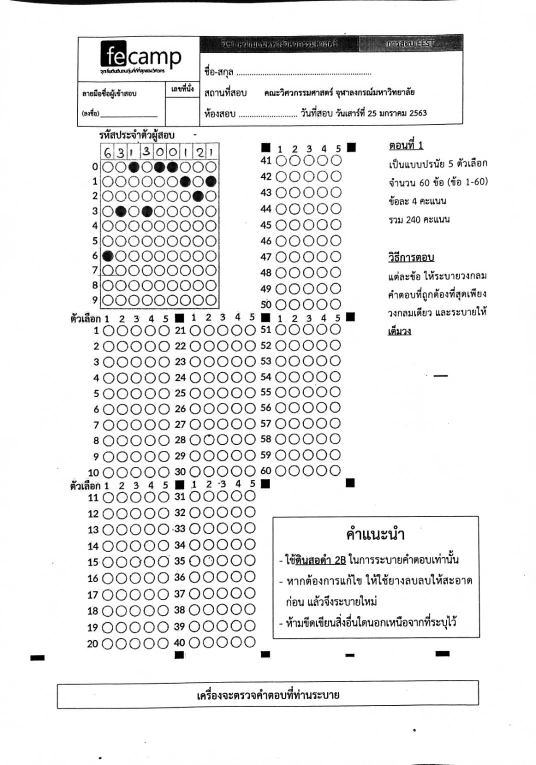
#> input picture imageProcessing/research/calibate.jpg, 1071 x 1529 px (shown at 1/2 size)
$ python -i detectAns.py   (imports and definitions only)   (older library calls are emulated)
#> lines starting #> are read from the running program, lines starting #| are printed output that depends on the picture; after the words box and inside, x2 and y2 are one past the last pixel; in counts of white or black regions, pixels touching at a corner belong together
### imageProcessing/modifydat.py
def sort_coor(lis):
    #sort coordinate left-top
    #sort by bubble sort // must change to better sort
    bound = 5
    for i in range(len(lis)):
        for j in range(len(lis)-1):
            if abs(lis[j][1]-lis[j+1][1]) >= bound  and lis[j][1] > lis[j+1][1]:
                lis[j],lis[j+1] = lis[j+1],lis[j]
            elif  abs(lis[j][1]-lis[j+1][1]) < bound  and lis[j][0] > lis[j+1][0]:
                lis[j],lis[j+1] = lis[j+1],lis[j]
    return lis

### imageProcessing/detectAns.py
import cv2
import numpy as np
from matplotlib import pyplot as plt
from math import*
from config import*
from modifydat import*

# [132 lines left out: function frontDetect, not called in this run]


def backDetect(fileName):
#> called with fileName = 'research/calibate.jpg'
    img = cv2.imread(fileName)
#> img is the input picture: shape (1529, 1071, 3); min 0, max 255, mean 236.1
    img = cv2.resize(img,(width,height),interpolation=cv2.INTER_AREA)
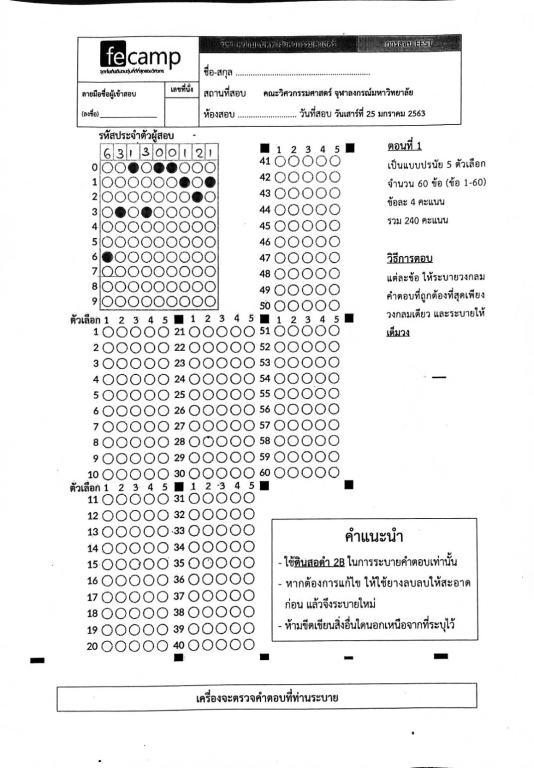
#> img: shape (1535, 1067, 3) (shown at 1/2 size); min 0, max 255, mean 236.1

    gray = cv2.cvtColor(img, cv2.COLOR_BGR2GRAY)
    ret,thresh1 = cv2.threshold(gray, minThreshBackRec,maxThreshBackRec,cv2.THRESH_BINARY_INV)
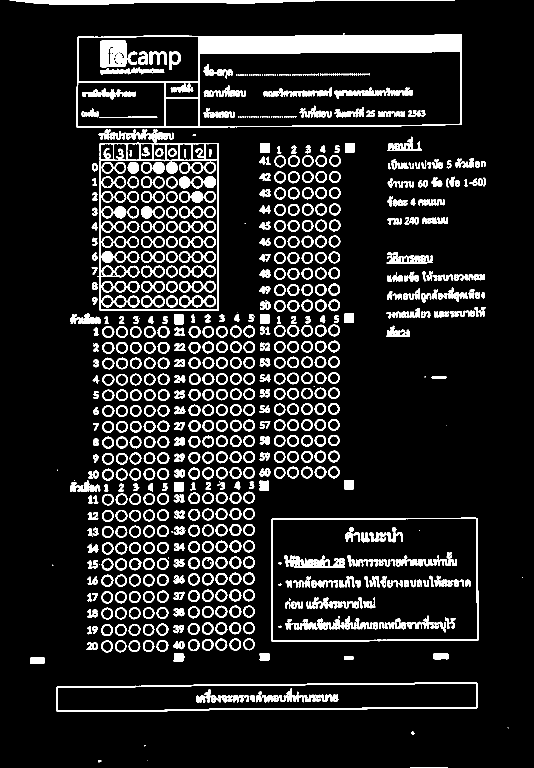
#> thresh1: shape (1535, 1067) (shown at 1/2 size); values 0 (black) and 250 (white), 11.8% white; 920 white regions (123 under 20 px), largest, box (x1, y1, x2, y2) and area: (153, 68, 924, 256) 23647, (194, 258, 438, 622) 5820, (113, 1365, 955, 1424) 5372
#> ret = 215
    ret2,thresh2 = cv2.threshold(gray, minThreshBackCir,maxThreshBackCir,cv2.THRESH_BINARY_INV)
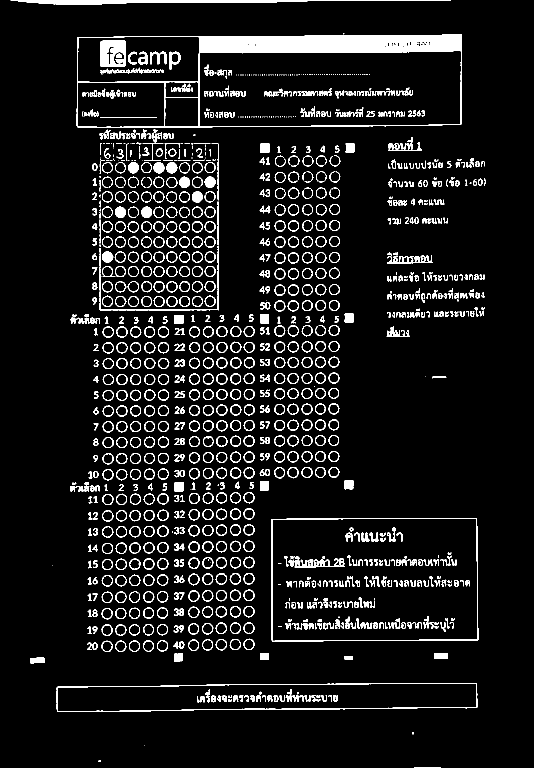
#> thresh2: shape (1535, 1067) (shown at 1/2 size); values 0 (black) and 160 (white), 7.8% white; 1197 white regions (174 under 20 px), largest, box (x1, y1, x2, y2) and area: (153, 68, 924, 255) 20701, (21, 0, 902, 10) 3889, (113, 1366, 955, 1424) 2932
#> ret2 = 140
    kernel = np.ones((1,1),np.uint8)
    kernel2 = np.ones((2,2),np.uint8)

    #blur = cv2.GaussianBlur(thresh2,(3,3),0)
    thresh2 = cv2.morphologyEx(thresh2, cv2.MORPH_OPEN, kernel)
    thresh2 = cv2.erode(thresh2,kernel,iterations = 5)
    erosion = cv2.erode(thresh2,kernel2,iterations = 5)
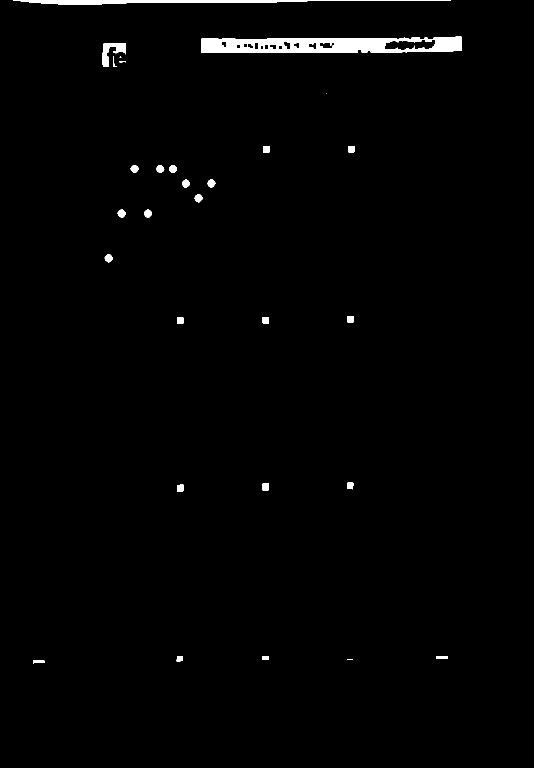
#> erosion: shape (1535, 1067) (shown at 1/2 size); values 0 (black) and 160 (white), 1.3% white; 29 white regions (3 under 20 px)


    img1,contours, hierarchy = cv2.findContours(thresh1.copy(), cv2.RETR_LIST,cv2.CHAIN_APPROX_SIMPLE)
#> contours = 1605 contours, 368 with area under 20; largest, box (x1, y1, x2, y2) and area: (153, 68, 924, 256) 139778, (543, 1035, 957, 1284) 101108, (544, 1037, 955, 1282) 98942, (194, 258, 438, 622) 80234, (398, 102, 922, 254) 76144
    img2,contours2, hierarchy2 = cv2.findContours(thresh2.copy(), cv2.RETR_TREE,cv2.CHAIN_APPROX_SIMPLE)
#> contours2 = 1841 contours, 499 with area under 20; largest, box (x1, y1, x2, y2) and area: (153, 68, 924, 255) 138900, (543, 1036, 957, 1283) 100546, (544, 1036, 956, 1283) 99472, (398, 101, 923, 254) 76900, (113, 1366, 955, 1424) 41664
    img3,contours3, hierarchy3 = cv2.findContours(erosion, cv2.RETR_TREE,cv2.CHAIN_APPROX_SIMPLE)
#> contours3 = 43 contours, 4 with area under 20; largest, box (x1, y1, x2, y2) and area: (403, 73, 924, 106) 14301, (26, 0, 902, 10) 2946, (769, 78, 871, 102) 1614, (205, 86, 252, 134) 918, (639, 84, 670, 98) 298

    rec_list = list() #reference
    cir_list = list()

    imgcont = img1.copy()
    for cnt in contours:
        approx = cv2.approxPolyDP(cnt, .035 * cv2.arcLength(cnt, True), True)
        #print(len(approx))
        if len(approx)==4:
            area = cv2.contourArea(cnt)
            perim = cv2.arcLength(cnt,True)
            #print(area)
            if 50000 <= area <= 60000:
                M = cv2.moments(cnt)
                cx = round(M["m10"] / M["m00"],3)
                cy = round(M["m01"] / M["m00"],3)
                tempApprox = [list(e[0]) for e in approx]

                indM,Min = 0,10000000
                indM_2,Min_2 = 0,""
                for j,e in enumerate(tempApprox):
                    if e[1] == Min:indM_2,Min_2 = j,Min
                    if e[1] < Min:
                        indM_2,Min_2 = indM,Min
                        indM,Min = j,e[1]
                    if Min < e[1] < Min_2 : indM_2,Min_2 = j,e[1]
                #print(tempApprox)
                #print(indM,Min,indM_2,Min_2)
                approx[indM][0][1] +=50
                approx[indM_2][0][1] +=50

                rec_list.append([cx,cy,approx])
                cv2.drawContours(imgcont,[approx],0,(100,255,0),5)
#> this loop made 1605 passes
#> (area, perim) on passes 17, 31, 32, 34, 35, 36: (109.5, 41.9), (317.5, 78.24), (115.5, 49.07), (239, 63.66), (273, 67.66), (308.5, 79.9)
#> after the loop, rec_list = []
                #cv2.drawContours(erosion,[approx],0,(100,255,0),5)
    cir_list_temp = [[] for e in range(10)]
    rec_list = sort_coor(rec_list)
    recBound = [e[2] for e in rec_list ]
#> recBound = []
    for cnt in contours2:
        approx = cv2.approxPolyDP(cnt, .035 * cv2.arcLength(cnt, True), True)
        if 5<=len(approx):
            area = cv2.contourArea(cnt)
            (cx, cy), radius = cv2.minEnclosingCircle(cnt)
            circleArea = radius * radius * np.pi
        # print("(cx,cy) = {:.3f},{:.3f} area = {:.3f} CirArea = {:.3f}".format(cx,cy,area,circleArea))
            if 240 <=circleArea <= 400 :
            # print(circleArea)
                cx,cy,radius = int(cx),int(cy),int(radius)
                for j,e in enumerate(recBound):
                    dist = cv2.pointPolygonTest(e,(cx,cy),True)
                    if dist >= 0 :
                        cir_list_temp[j].append([cx,cy,area,radius])
                        cv2.circle(thresh2, (cx, cy),radius, (100, 255, 0), 2)
                cir_list.append([cx,cy,area,radius])
#> this loop made 1841 passes
#> (area, cx, cy, radius, circleArea) on passes 9, 11, 12, 15, 16, 21, 22, 23: (73, 404.5, 1398.2, 6.73, 142.4), (24.5, 395.5, 1398, 6.18, 120.2), (74, 539.5, 1397, 6.95, 151.6), (42.5, 482.5, 1396.6, 6.59, 136.4), (77, 471, 1397.3, 6.97, 152.6), (82.5, 448.5, 1397, 6.95, 151.6), (32.5, 448, 1396.5, 4.92, 76.19), (36.5, 438.5, 1397, 6.18, 120.2)
#> after the loop, cir_list = 620 items, first 6: [357, 1290, 177, 11], [296, 1291, 301, 10], [268, 1291, 308.5, 10], [241, 1292, 304.5, 10], [213, 1292, 306, 10], [324, 1291, 306, 10]
                #cv2.circle(thresh2, (cx, cy),radius, (100, 255, 0), 2)
    #print([len(e) for e in cir_list_temp])


    cir_list = sort_coor(cir_list)
#> cir_list = 620 items, first 6: [349, 115, 225.5, 9], [414, 139, 82.5, 10], [363, 175, 90.5, 9], [186, 186, 79, 8], [224, 188, 55, 8], [752, 186, 68, 10]

    Anscir_list = [[] for e in range(10)]
#> Anscir_list = [[], [], [], [], [], [], [], [], [], []]
    #print(len(cir_list))
    for cnt in contours3:
        approx = cv2.approxPolyDP(cnt, .035 * cv2.arcLength(cnt, True), True)
        if 5<=len(approx):
            area = cv2.contourArea(cnt)
            (cx, cy), radius = cv2.minEnclosingCircle(cnt)
            circleArea = radius * radius * np.pi
            #print("(cx,cy) = {:.3f},{:.3f} area = {:.3f} CirArea = {:.3f}".format(cx,cy,area,circleArea))
            if 100 <=circleArea <= 200 :
                #print(circleArea)
                cx,cy,radius = int(cx),int(cy),int(radius)

                for j,e in enumerate(recBound):
                    dist = cv2.pointPolygonTest(e,(cx,cy),True)
                    if dist >= 0:
                        Anscir_list[j].append([cx,cy,area,radius])
                        #cv2.circle(erosion, (cx, cy),radius, (100, 255, 0), 2)
                        break
#> this loop made 43 passes
#> (area, cx, cy, radius, circleArea) on passes 12 to 19: (171, 217, 516, 8.06, 204.2), (171.5, 295.5, 427, 8.14, 208.1), (171, 242.8, 426.7, 7.99, 200.4), (172.5, 397, 396, 8.06, 204.2), (165.5, 371.5, 366.9, 8.08, 205), (168, 422, 366.1, 8.13, 207.4), (171.5, 345, 337, 7, 196.4), (167, 320, 337.5, 8.02, 201.9)
    for j in range(10):
        cir_list_temp[j] = sort_coor(cir_list_temp[j])
        for i,e in enumerate(cir_list_temp[j]):
            if i+1 < len(cir_list_temp[j]):
                X,Y,R = e[:2]+[e[3]]
                CX,CY = cir_list_temp[j][i+1][:2]
                if (X-CX)**2+(Y-CY)**2 <= R**2:
                    cir_list_temp[j].pop(i+1)
        Anscir_list[j] = sort_coor(Anscir_list[j])
    #print([len(e) for e in cir_list_temp])
    ans_list = list(Anscir_list)
    ind = [0]*10
    studentAnsWrite = [["-"]*6 for e in range(10)]
    #print(cir_list_temp[0])
    for i in range(10):
        for cir in cir_list_temp[i]:
            cx, cy,radius = cir[:2]+[cir[3]]
            dist = cv2.pointPolygonTest(recBound[i],(cx,cy),True)
            if dist >= 0:
                #cv2.circle(thresh2,(cx, cy),radius, (100, 255, 0), -1)
                #print(cx,cy,radius,i,ind[i])
                if len(ans_list[i])!=0: x,y = ans_list[i][0][:2]
                else:continue
                if (cx-x)**2+(cy-y)**2<= radius**2:
                    #cv2.circle(thresh2, (cx, cy),radius, (50, 50, 0), 2)
                    #print(ind[i],ind[i]//6,ind[i]%6)
                    if studentAnsWrite[i][ind[i]%6] == '-':
                        studentAnsWrite[i][ind[i]%6] = str(ind[i]//6)
                    else:
                        studentAnsWrite[i][ind[i]%6] ='X'
                        print("Bug : double choose at")
                    ans_list[i] = ans_list[i][1:]
                ind[i]+=1
                #break
    ans = ["".join(studentAnsWrite[e][:4]+["."]+studentAnsWrite[e][4:]) for e in range(10)]
    return ans

>>> result = backDetect('research/calibate.jpg')

$ run again, on imageProcessing/research/File02.png
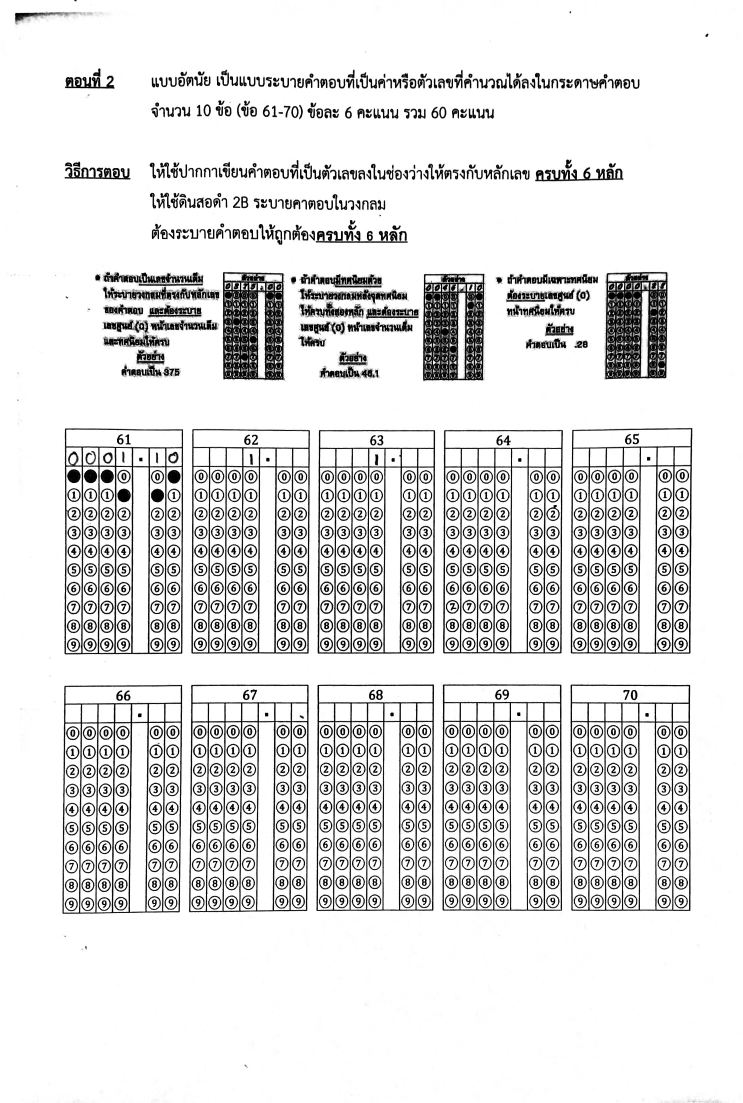
#> input picture imageProcessing/research/File02.png, 1485 x 2205 px (shown at 1/2 size)
#> in backDetect, img is the input picture: shape (2205, 1485, 3); min 0, max 255, mean 224.8
#> img: shape (1535, 1067, 3)
#> thresh1: shape (1535, 1067); values 0 (black) and 250 (white), 17.6% white; 1098 white regions (32 under 20 px), largest, box (x1, y1, x2, y2) and area: (92, 596, 263, 912) 16416, (275, 597, 446, 910) 14272, (456, 598, 626, 911) 13707
#> ret = 215
#> ret2 = 140
#> erosion: shape (1535, 1067); values 0 (black) and 160 (white), 0.24% white; 233 white regions (181 under 20 px)
#> contours = 2891 contours, 955 with area under 20; largest, box (x1, y1, x2, y2) and area: (819, 953, 993, 1269) 53903, (820, 596, 995, 911) 53792, (635, 952, 808, 1269) 53570, (89, 953, 262, 1273) 53562, (271, 953, 444, 1271) 53370
#> contours2 = 3799 contours, 1518 with area under 20; largest, box (x1, y1, x2, y2) and area: (820, 953, 992, 1268) 53488, (820, 596, 995, 910) 53430, (636, 953, 808, 1268) 53376, (90, 954, 262, 1272) 53194, (272, 953, 444, 1270) 52991
#> contours3 = 233 contours, 202 with area under 20; largest, box (x1, y1, x2, y2) and area: (899, 436, 922, 464) 142, (877, 409, 922, 417) 132, (102, 659, 115, 672) 106, (174, 686, 187, 699) 104, (150, 659, 163, 672) 104
#> the loop in backDetect, `for cnt in contours:` made 2891 passes
#> (area, perim) on passes 272, 358: (25.5, 33.56), (1852.5, 230.9)
#> after the loop in backDetect, `for cnt in contours:`:
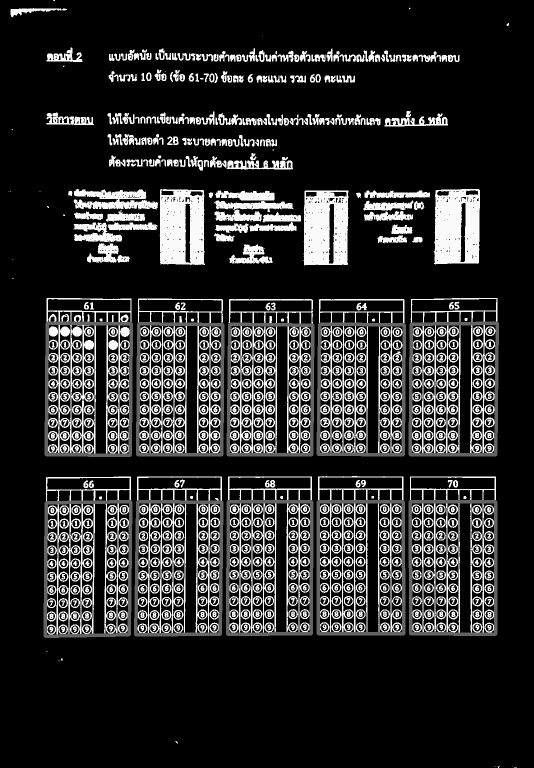
#> imgcont: shape (1535, 1067) (shown at 1/2 size); min 0, max 250, mean 43.8
#> after the loop in backDetect, `for cnt in contours:`: rec_list = 10 items
#> the loop in sort_coor, `for i in range(len(lis)):` made 10 passes
#> recBound = 10 contours; largest, box (x1, y1, x2, y2) and area: (820, 1003, 992, 1269) 45097, (636, 1003, 808, 1268) 45012, (820, 646, 995, 910) 44930, (90, 1003, 262, 1273) 44899, (271, 1003, 444, 1270) 44652
#> the loop in backDetect, `for cnt in contours2:` made 3799 passes
#> (area, cx, cy, radius, circleArea) on passes 6, 7, 8, 10, 11, 12, 15, 16: (253, 221, 1256, 9, 287.1), (211, 221, 1257, 9, 255.3), (34, 221, 1257, 5.1, 81.68), (251, 221, 1230, 9, 286.4), (212, 221, 1230, 8, 242.3), (46.5, 222, 1230.5, 4.92, 76.19), (252.5, 221, 1204, 9, 284.3), (209, 221, 1204, 8, 241.7)
#> after the loop in backDetect, `for cnt in contours2:`:
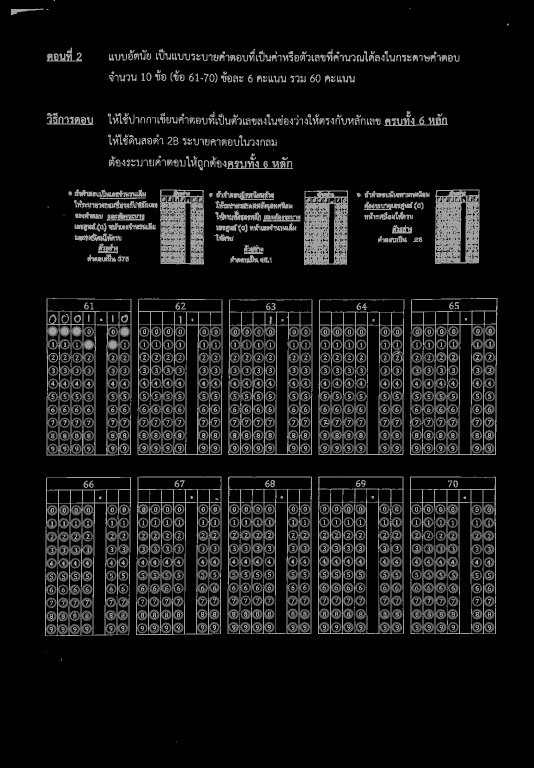
#> thresh2: shape (1535, 1067) (shown at 1/2 size); min 0, max 160, mean 21.7
#> after the loop in backDetect, `for cnt in contours2:`: cir_list = 844 items, first 6: [221, 1256, 253, 9], [221, 1257, 211, 9], [221, 1230, 251, 9], [221, 1230, 212, 8], [221, 1204, 252.5, 9], [221, 1204, 209, 8]
#> in backDetect, `cir_list = sort_coor(cir_list)`: cir_list = 844 items, first 6: [323, 108, 85, 11], [523, 111, 79.5, 10], [731, 111, 53.5, 11], [720, 116, 72.5, 8], [773, 112, 54, 10], [344, 153, 22.5, 9]
#> Anscir_list = [[], [], [], [], [], [], [], [], [], []]
#> the loop in backDetect, `for cnt in contours3:` made 233 passes
#> (area, cx, cy, radius, circleArea) on pass 1: (100.5, 228, 691, 6, 120.7)
